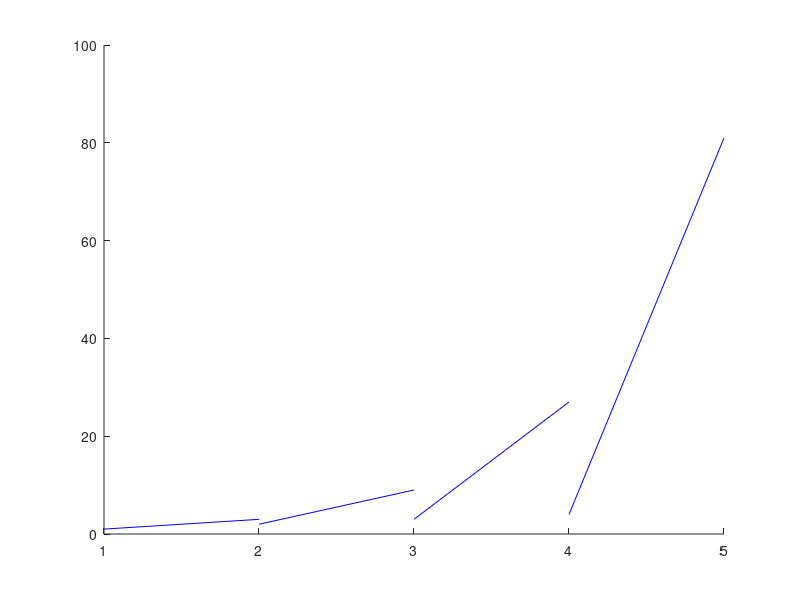

Write the MATLAB code that produced this figure.
function[ ] = test_components()
    

    a = []; 
    
    
    % LET THIS BE CUSTOMERS
    data1 = [ 2 3  4  5;     % x values of data 1
              3 9 27 81];  % y values of data 1
          
    % LET THIS BE ON ELLIPSE
    data2 = [ 1 2 3 4;     % 
              1 2 3 4];    % y values of data 2 
       
    figure(1)
    hold on; 
%     for i = 1 : length(data1(1, :))
%         plot(data1(1, i), data1(2, i), 'ro')
%         plot(data2(1, i), data2(2, i), 'bo')
%     end
%     plot( [1 2; 5 6], [1 2; 3, 8], 'r-')    

    plot( [ data1(1, :); data2(1, :)], [ data1(2, :); data2(2, :) ], 'b-' )
    hold off; 
    
    
    
    
end